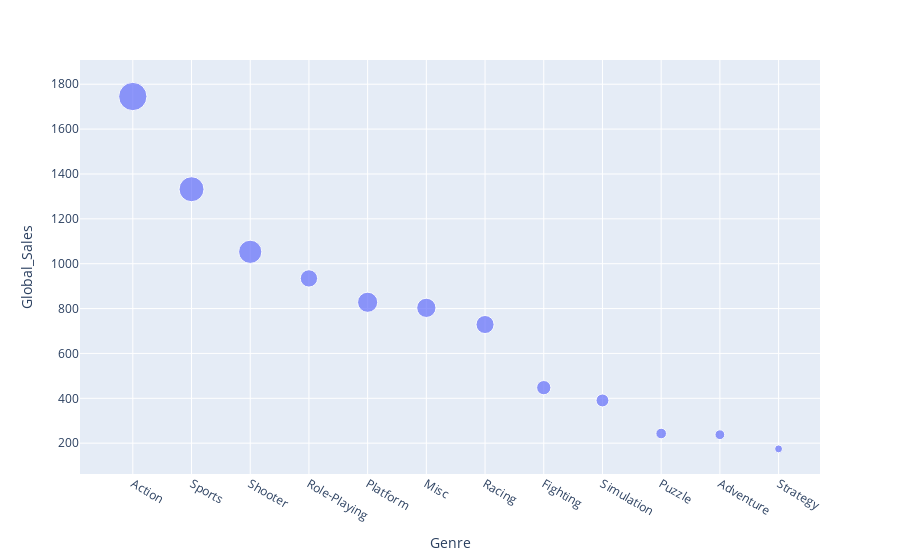

The notebook cell saved with this chart:
### Code cell
import plotly.express as px

fig = px.scatter(genre_sales, x="Genre", y="Global_Sales", size="NA_Sales")

fig.show()

### Figure 1 — Plotly figure (JSON) as saved in the notebook; plotly's stock layout.template omitted (floating-point values rounded to 4 significant figures)
{"data": [{"hovertemplate": "Genre=%{x}<br>Global_Sales=%{y}<br>NA_Sales=%{marker.size}<extra></extra>", "legendgroup": "", "marker": {"color": "#636efa", "size": [879.0, 684.4, 592.2, 330.8, 445.5, 407.3, 359.4, 223.4, 182.2, 122.9, 105.3, 68.55], "sizemode": "area", "sizeref": 2.198, "symbol": "circle"}, "mode": "markers", "name": "", "orientation": "v", "showlegend": false, "type": "scatter", "x": ["Action", "Sports", "Shooter", "Role-Playing", "Platform", "Misc", "Racing", "Fighting", "Simulation", "Puzzle", "Adventure", "Strategy"], "xaxis": "x", "y": [1745.0, 1332, 1053.0, 934.4, 828.1, 803.2, 728.9, 447.5, 390.4, 243.0, 237.7, 174.5], "yaxis": "y"}], "layout": {"legend": {"itemsizing": "constant", "tracegroupgap": 0}, "margin": {"t": 60}, "xaxis": {"anchor": "y", "domain": [0, 1], "title": {"text": "Genre"}}, "yaxis": {"anchor": "x", "domain": [0, 1], "title": {"text": "Global_Sales"}}}}
